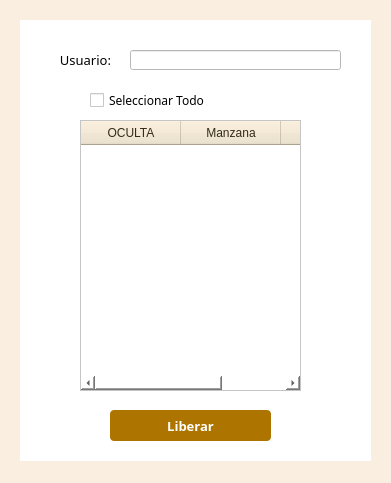
<?xml version="1.0" encoding="UTF-8"?>
<ui version="4.0">
 <class>VentanaAsignacionRevisionDialogBase</class>
 <widget class="QDialog" name="VentanaAsignacionRevisionDialogBase">
  <property name="geometry">
   <rect>
    <x>0</x>
    <y>0</y>
    <width>391</width>
    <height>483</height>
   </rect>
  </property>
  <property name="windowTitle">
   <string>VentanaAsignacionRevision</string>
  </property>
  <property name="styleSheet">
   <string notr="true">QDialog{
background : rgb(250,238,224);
}</string>
  </property>
  <widget class="QWidget" name="widget" native="true">
   <property name="geometry">
    <rect>
     <x>20</x>
     <y>20</y>
     <width>351</width>
     <height>441</height>
    </rect>
   </property>
   <property name="styleSheet">
    <string notr="true">QWidget{
background : rgb(255,255,255);
}</string>
   </property>
   <widget class="QPushButton" name="btnLiberar">
    <property name="geometry">
     <rect>
      <x>90</x>
      <y>390</y>
      <width>161</width>
      <height>31</height>
     </rect>
    </property>
    <property name="font">
     <font>
      <family>Century Gothic</family>
      <pointsize>10</pointsize>
      <weight>75</weight>
      <bold>true</bold>
     </font>
    </property>
    <property name="styleSheet">
     <string notr="true">QPushButton{
background : rgb(174, 116, 0);
color : rgb(255, 255, 255);
border-radius : 4px;
}
QPushButton::hover{
background : rgb(104, 69, 13);
color : rgb(255, 255, 255);
border-radius : 4px;
}
QPushButton:disabled {
background: rgb(217, 217, 217)
}</string>
    </property>
    <property name="text">
     <string>Liberar</string>
    </property>
   </widget>
   <widget class="QTableWidget" name="tablaMazPred">
    <property name="geometry">
     <rect>
      <x>60</x>
      <y>100</y>
      <width>221</width>
      <height>271</height>
     </rect>
    </property>
    <property name="font">
     <font>
      <family>Century Gothic</family>
     </font>
    </property>
    <property name="styleSheet">
     <string notr="true">QHeaderView::section
{
background-color: rgb(238,225,200);
color : rgb(52, 42, 24 );
text-align: right;
font-size:12px;
height:24px
}</string>
    </property>
    <column>
     <property name="text">
      <string>OCULTA</string>
     </property>
    </column>
    <column>
     <property name="text">
      <string>Manzana</string>
     </property>
    </column>
    <column>
     <property name="text">
      <string>Predio</string>
     </property>
    </column>
   </widget>
   <widget class="QCheckBox" name="chkTodo">
    <property name="geometry">
     <rect>
      <x>70</x>
      <y>70</y>
      <width>161</width>
      <height>20</height>
     </rect>
    </property>
    <property name="font">
     <font>
      <family>Century Gothic</family>
     </font>
    </property>
    <property name="text">
     <string>Seleccionar Todo</string>
    </property>
   </widget>
   <widget class="QLineEdit" name="fldUsuario">
    <property name="geometry">
     <rect>
      <x>110</x>
      <y>30</y>
      <width>211</width>
      <height>20</height>
     </rect>
    </property>
    <property name="font">
     <font>
      <family>Century Gothic</family>
      <pointsize>9</pointsize>
     </font>
    </property>
    <property name="styleSheet">
     <string notr="true"/>
    </property>
   </widget>
   <widget class="QLabel" name="lblUsuario">
    <property name="geometry">
     <rect>
      <x>10</x>
      <y>30</y>
      <width>81</width>
      <height>20</height>
     </rect>
    </property>
    <property name="font">
     <font>
      <family>Century Gothic</family>
      <pointsize>10</pointsize>
     </font>
    </property>
    <property name="text">
     <string>&lt;html&gt;&lt;head/&gt;&lt;body&gt;&lt;p align=&quot;right&quot;&gt;Usuario:&lt;/p&gt;&lt;/body&gt;&lt;/html&gt;</string>
    </property>
   </widget>
  </widget>
 </widget>
 <resources/>
 <connections/>
</ui>
